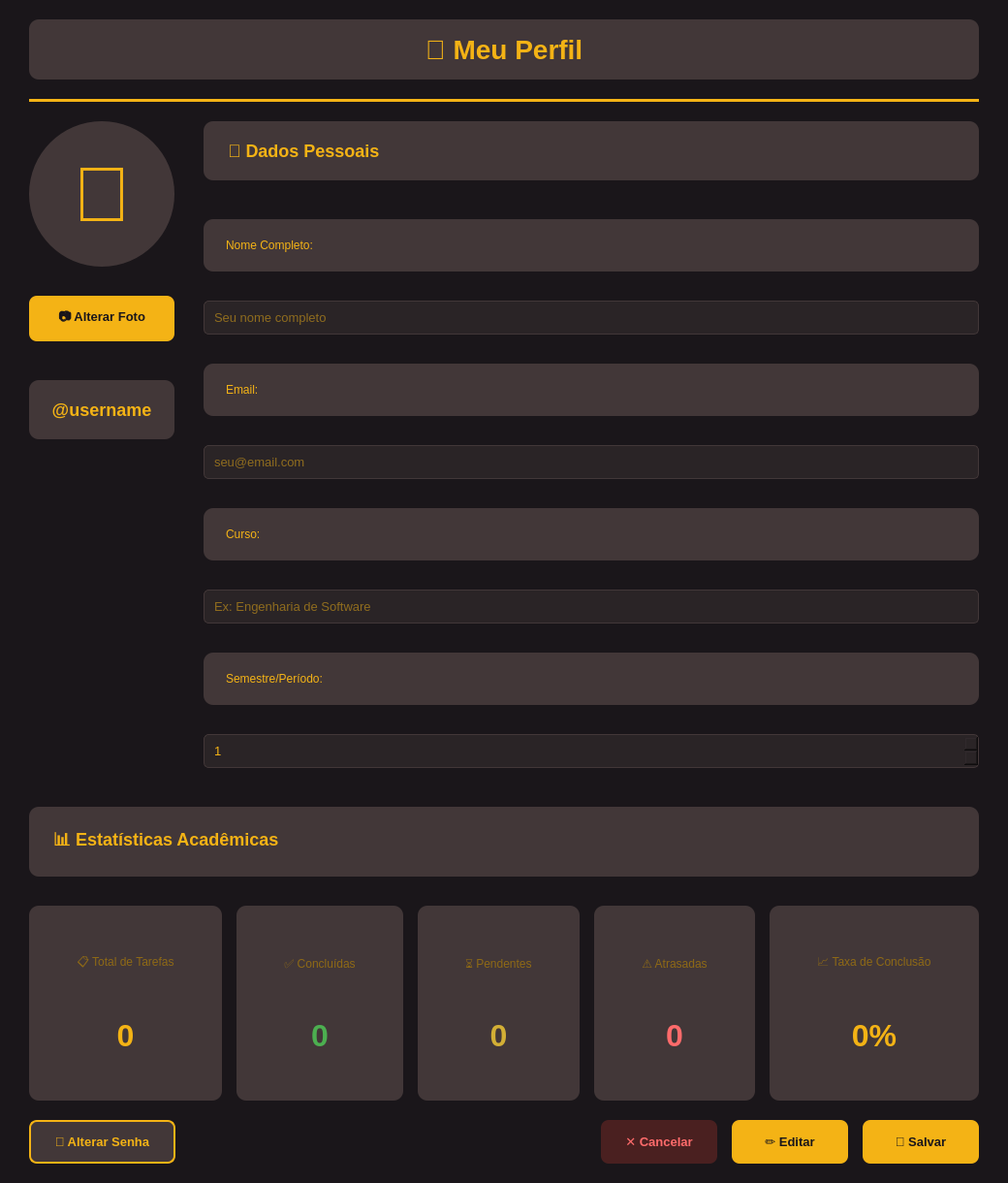
<?xml version="1.0" encoding="UTF-8"?>
<ui version="4.0">
 <class>PerfilDialog</class>
 <widget class="QDialog" name="PerfilDialog">
  <property name="geometry">
   <rect>
    <x>0</x>
    <y>0</y>
    <width>900</width>
    <height>700</height>
   </rect>
  </property>
  <property name="windowTitle">
   <string>👤 Meu Perfil</string>
  </property>
  <property name="styleSheet">
   <string notr="true">
QDialog {
    background-color: #1A161A;
}

QLabel {
    color: #F4B315;
}

QLabel#tituloLabel {
    font-size: 28px;
    font-weight: bold;
    padding: 15px;
}

QLabel#subtituloLabel {
    font-size: 14px;
    color: #8E6915;
}

QFrame {
    background-color: #423738;
    border-radius: 10px;
    padding: 20px;
}

QLineEdit, QSpinBox {
    background-color: #2A2426;
    border: 1px solid #423738;
    color: #F4B315;
    padding: 8px;
    border-radius: 5px;
    font-size: 13px;
}

QLineEdit:focus, QSpinBox:focus {
    border: 2px solid #F4B315;
}

QPushButton {
    background-color: #F4B315;
    color: #1A161A;
    border: none;
    border-radius: 8px;
    padding: 12px 24px;
    font-weight: bold;
    font-size: 13px;
}

QPushButton:hover {
    background-color: #D3AF35;
}

QPushButton#cancelarButton {
    background-color: #4A2020;
    color: #FF6B6B;
}

QPushButton#cancelarButton:hover {
    background-color: #5A2828;
}

QPushButton#alterarSenhaButton {
    background-color: #423738;
    color: #F4B315;
    border: 2px solid #F4B315;
}

QPushButton#alterarSenhaButton:hover {
    background-color: #524447;
}
   </string>
  </property>
  <layout class="QVBoxLayout" name="verticalLayout">
   <property name="spacing">
    <number>20</number>
   </property>
   <property name="leftMargin">
    <number>30</number>
   </property>
   <property name="topMargin">
    <number>20</number>
   </property>
   <property name="rightMargin">
    <number>30</number>
   </property>
   <property name="bottomMargin">
    <number>20</number>
   </property>
   
   <!-- Título -->
   <item>
    <widget class="QLabel" name="tituloLabel">
     <property name="text">
      <string>👤 Meu Perfil</string>
     </property>
     <property name="alignment">
      <set>Qt::AlignmentFlag::AlignCenter</set>
     </property>
    </widget>
   </item>
   
   <!-- Linha divisória -->
   <item>
    <widget class="Line" name="line">
     <property name="styleSheet">
      <string notr="true">background-color: #F4B315;</string>
     </property>
     <property name="lineWidth">
      <number>2</number>
     </property>
     <property name="orientation">
      <enum>Qt::Orientation::Horizontal</enum>
     </property>
    </widget>
   </item>
   
   <!-- Layout horizontal: Foto + Dados -->
   <item>
    <layout class="QHBoxLayout" name="horizontalLayout_principal">
     <property name="spacing">
      <number>30</number>
     </property>
     
     <!-- Coluna 1: Foto e Botões -->
     <item>
      <layout class="QVBoxLayout" name="verticalLayout_foto">
       <item>
        <widget class="QLabel" name="fotoLabel">
         <property name="minimumSize">
          <size>
           <width>150</width>
           <height>150</height>
          </size>
         </property>
         <property name="maximumSize">
          <size>
           <width>150</width>
           <height>150</height>
          </size>
         </property>
         <property name="styleSheet">
          <string notr="true">
background-color: #423738;
border-radius: 75px;
font-size: 80px;
          </string>
         </property>
         <property name="text">
          <string>👤</string>
         </property>
         <property name="alignment">
          <set>Qt::AlignmentFlag::AlignCenter</set>
         </property>
        </widget>
       </item>
       
       <item>
        <widget class="QPushButton" name="escolherFotoButton">
         <property name="text">
          <string>📷 Alterar Foto</string>
         </property>
        </widget>
       </item>
       
       <item>
        <widget class="QLabel" name="usernameLabel">
         <property name="styleSheet">
          <string notr="true">
font-size: 18px;
font-weight: bold;
margin-top: 10px;
          </string>
         </property>
         <property name="text">
          <string>@username</string>
         </property>
         <property name="alignment">
          <set>Qt::AlignmentFlag::AlignCenter</set>
         </property>
        </widget>
       </item>
       
       <item>
        <spacer name="verticalSpacer_1">
         <property name="orientation">
          <enum>Qt::Orientation::Vertical</enum>
         </property>
         <property name="sizeHint" stdset="0">
          <size>
           <width>20</width>
           <height>40</height>
          </size>
         </property>
        </spacer>
       </item>
      </layout>
     </item>
     
     <!-- Coluna 2: Dados Pessoais -->
     <item>
      <layout class="QVBoxLayout" name="verticalLayout_dados">
       <item>
        <widget class="QLabel" name="label_secao1">
         <property name="styleSheet">
          <string notr="true">
font-size: 18px;
font-weight: bold;
margin-bottom: 10px;
          </string>
         </property>
         <property name="text">
          <string>📝 Dados Pessoais</string>
         </property>
        </widget>
       </item>
       
       <!-- Nome Completo -->
       <item>
        <widget class="QLabel" name="label_nome">
         <property name="text">
          <string>Nome Completo:</string>
         </property>
        </widget>
       </item>
       <item>
        <widget class="QLineEdit" name="nomeEdit">
         <property name="placeholderText">
          <string>Seu nome completo</string>
         </property>
        </widget>
       </item>
       
       <!-- Email -->
       <item>
        <widget class="QLabel" name="label_email">
         <property name="text">
          <string>Email:</string>
         </property>
        </widget>
       </item>
       <item>
        <widget class="QLineEdit" name="emailEdit">
         <property name="placeholderText">
          <string>seu@email.com</string>
         </property>
        </widget>
       </item>
       
       <!-- Curso -->
       <item>
        <widget class="QLabel" name="label_curso">
         <property name="text">
          <string>Curso:</string>
         </property>
        </widget>
       </item>
       <item>
        <widget class="QLineEdit" name="cursoEdit">
         <property name="placeholderText">
          <string>Ex: Engenharia de Software</string>
         </property>
        </widget>
       </item>
       
       <!-- Semestre -->
       <item>
        <widget class="QLabel" name="label_semestre">
         <property name="text">
          <string>Semestre/Período:</string>
         </property>
        </widget>
       </item>
       <item>
        <widget class="QSpinBox" name="semestreSpinBox">
         <property name="minimum">
          <number>1</number>
         </property>
         <property name="maximum">
          <number>12</number>
         </property>
        </widget>
       </item>
       
       <item>
        <spacer name="verticalSpacer_2">
         <property name="orientation">
          <enum>Qt::Orientation::Vertical</enum>
         </property>
         <property name="sizeHint" stdset="0">
          <size>
           <width>20</width>
           <height>40</height>
          </size>
         </property>
        </spacer>
       </item>
      </layout>
     </item>
    </layout>
   </item>
   
   <!-- Estatísticas Acadêmicas -->
   <item>
    <widget class="QLabel" name="label_secao2">
     <property name="styleSheet">
      <string notr="true">
font-size: 18px;
font-weight: bold;
margin-top: 20px;
margin-bottom: 10px;
      </string>
     </property>
     <property name="text">
      <string>📊 Estatísticas Acadêmicas</string>
     </property>
    </widget>
   </item>
   
   <item>
    <layout class="QHBoxLayout" name="horizontalLayout_stats">
     <property name="spacing">
      <number>15</number>
     </property>
     
     <!-- Card: Total de Tarefas -->
     <item>
      <widget class="QFrame" name="frame_total">
       <layout class="QVBoxLayout" name="verticalLayout_3">
        <item>
         <widget class="QLabel" name="label_5">
          <property name="styleSheet">
           <string notr="true">font-size: 12px; color: #8E6915;</string>
          </property>
          <property name="text">
           <string>📋 Total de Tarefas</string>
          </property>
          <property name="alignment">
           <set>Qt::AlignmentFlag::AlignCenter</set>
          </property>
         </widget>
        </item>
        <item>
         <widget class="QLabel" name="totalTarefasLabel">
          <property name="styleSheet">
           <string notr="true">font-size: 32px; font-weight: bold;</string>
          </property>
          <property name="text">
           <string>0</string>
          </property>
          <property name="alignment">
           <set>Qt::AlignmentFlag::AlignCenter</set>
          </property>
         </widget>
        </item>
       </layout>
      </widget>
     </item>
     
     <!-- Card: Concluídas -->
     <item>
      <widget class="QFrame" name="frame_concluidas">
       <layout class="QVBoxLayout" name="verticalLayout_4">
        <item>
         <widget class="QLabel" name="label_7">
          <property name="styleSheet">
           <string notr="true">font-size: 12px; color: #8E6915;</string>
          </property>
          <property name="text">
           <string>✅ Concluídas</string>
          </property>
          <property name="alignment">
           <set>Qt::AlignmentFlag::AlignCenter</set>
          </property>
         </widget>
        </item>
        <item>
         <widget class="QLabel" name="concluidasLabel">
          <property name="styleSheet">
           <string notr="true">font-size: 32px; font-weight: bold; color: #4CAF50;</string>
          </property>
          <property name="text">
           <string>0</string>
          </property>
          <property name="alignment">
           <set>Qt::AlignmentFlag::AlignCenter</set>
          </property>
         </widget>
        </item>
       </layout>
      </widget>
     </item>
     
     <!-- Card: Pendentes -->
     <item>
      <widget class="QFrame" name="frame_pendentes">
       <layout class="QVBoxLayout" name="verticalLayout_5">
        <item>
         <widget class="QLabel" name="label_9">
          <property name="styleSheet">
           <string notr="true">font-size: 12px; color: #8E6915;</string>
          </property>
          <property name="text">
           <string>⏳ Pendentes</string>
          </property>
          <property name="alignment">
           <set>Qt::AlignmentFlag::AlignCenter</set>
          </property>
         </widget>
        </item>
        <item>
         <widget class="QLabel" name="pendentesLabel">
          <property name="styleSheet">
           <string notr="true">font-size: 32px; font-weight: bold; color: #D3AF35;</string>
          </property>
          <property name="text">
           <string>0</string>
          </property>
          <property name="alignment">
           <set>Qt::AlignmentFlag::AlignCenter</set>
          </property>
         </widget>
        </item>
       </layout>
      </widget>
     </item>
     
     <!-- Card: Atrasadas -->
     <item>
      <widget class="QFrame" name="frame_atrasadas">
       <layout class="QVBoxLayout" name="verticalLayout_6">
        <item>
         <widget class="QLabel" name="label_11">
          <property name="styleSheet">
           <string notr="true">font-size: 12px; color: #8E6915;</string>
          </property>
          <property name="text">
           <string>⚠️ Atrasadas</string>
          </property>
          <property name="alignment">
           <set>Qt::AlignmentFlag::AlignCenter</set>
          </property>
         </widget>
        </item>
        <item>
         <widget class="QLabel" name="atrasadasLabel">
          <property name="styleSheet">
           <string notr="true">font-size: 32px; font-weight: bold; color: #FF6B6B;</string>
          </property>
          <property name="text">
           <string>0</string>
          </property>
          <property name="alignment">
           <set>Qt::AlignmentFlag::AlignCenter</set>
          </property>
         </widget>
        </item>
       </layout>
      </widget>
     </item>
     
     <!-- Card: Taxa de Conclusão -->
     <item>
      <widget class="QFrame" name="frame_taxa">
       <layout class="QVBoxLayout" name="verticalLayout_7">
        <item>
         <widget class="QLabel" name="label_13">
          <property name="styleSheet">
           <string notr="true">font-size: 12px; color: #8E6915;</string>
          </property>
          <property name="text">
           <string>📈 Taxa de Conclusão</string>
          </property>
          <property name="alignment">
           <set>Qt::AlignmentFlag::AlignCenter</set>
          </property>
         </widget>
        </item>
        <item>
         <widget class="QLabel" name="taxaLabel">
          <property name="styleSheet">
           <string notr="true">font-size: 32px; font-weight: bold;</string>
          </property>
          <property name="text">
           <string>0%</string>
          </property>
          <property name="alignment">
           <set>Qt::AlignmentFlag::AlignCenter</set>
          </property>
         </widget>
        </item>
       </layout>
      </widget>
     </item>
    </layout>
   </item>
   
   <!-- Botões de Ação -->
   <item>
    <layout class="QHBoxLayout" name="horizontalLayout_botoes">
     <property name="spacing">
      <number>15</number>
     </property>
     
     <item>
      <widget class="QPushButton" name="alterarSenhaButton">
       <property name="minimumSize">
        <size>
         <width>0</width>
         <height>45</height>
        </size>
       </property>
       <property name="text">
        <string>🔐 Alterar Senha</string>
       </property>
      </widget>
     </item>
     
     <item>
      <spacer name="horizontalSpacer">
       <property name="orientation">
        <enum>Qt::Orientation::Horizontal</enum>
       </property>
       <property name="sizeHint" stdset="0">
        <size>
         <width>40</width>
         <height>20</height>
        </size>
       </property>
      </spacer>
     </item>
     
     <item>
      <widget class="QPushButton" name="cancelarButton">
       <property name="minimumSize">
        <size>
         <width>120</width>
         <height>45</height>
        </size>
       </property>
       <property name="text">
        <string>✕ Cancelar</string>
       </property>
      </widget>
     </item>
     
     <item>
      <widget class="QPushButton" name="editarButton">
       <property name="minimumSize">
        <size>
         <width>120</width>
         <height>45</height>
        </size>
       </property>
       <property name="text">
        <string>✏️ Editar</string>
       </property>
      </widget>
     </item>
     
     <item>
      <widget class="QPushButton" name="salvarButton">
       <property name="minimumSize">
        <size>
         <width>120</width>
         <height>45</height>
        </size>
       </property>
       <property name="text">
        <string>💾 Salvar</string>
       </property>
      </widget>
     </item>
    </layout>
   </item>
  </layout>
 </widget>
 <resources/>
 <connections/>
</ui>
